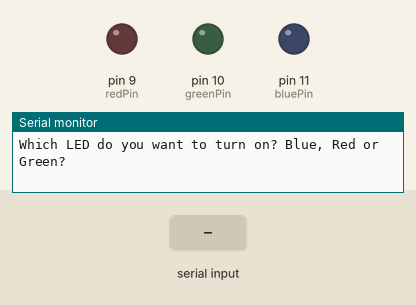
Bench run of a sketch on a simulated Arduino Uno, built with avr-gcc and run on an emulated ATmega328P. Parts: output pins drawn as LEDs (lit = HIGH), the last lines printed to the serial monitor. Inputs (shaded band) come from the test bench.

Above: at 1.2 s.
1.3 s: "red" received over Serial
At 3.5 s:
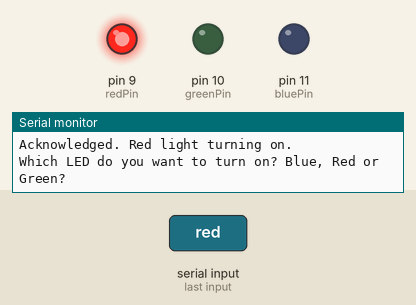
3.8 s: "green" received over Serial
At 5.5 s:
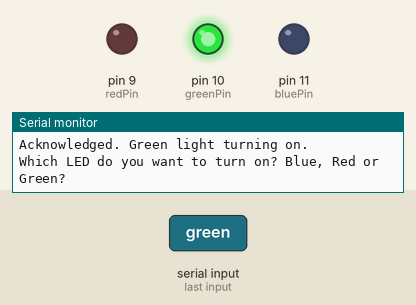
6.3 s: "blue" received over Serial
At 8.5 s:
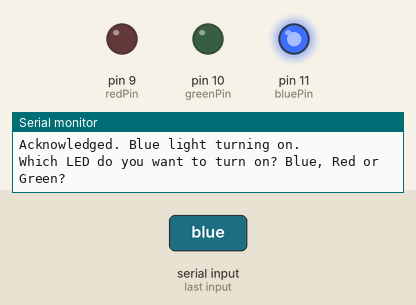
8.8 s: "all" received over Serial
At 10.4 s:
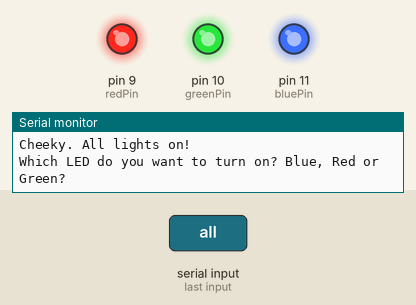
Timing chart, 0 to 11.9 s (numbered marks = the images above; inputs shaded):
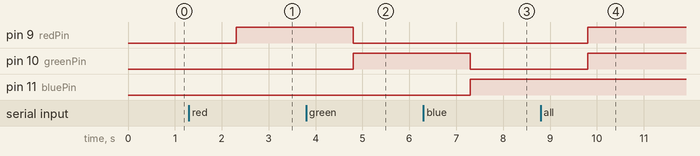

The sketch:

14b_assignment.ino
```cpp
// Assignment: ask user which light of 3 he wants to light up. Do it.

int redPin = 9;
int greenPin = 10;
int bluePin = 11;
String response;
String msg = "Which LED do you want to turn on? Blue, Red or Green? ";
String errorMsg = "Error. All lights turning off.";
String redMsg = "Acknowledged. Red light turning on.";
String greenMsg = "Acknowledged. Green light turning on.";
String blueMsg = "Acknowledged. Blue light turning on.";
String allMsg = "Cheeky. All lights on!";
String noneMsg = "Roger that. Lights off!";

void setup() {
  // put your setup code here, to run once:
Serial.begin(9600);
pinMode(redPin, OUTPUT);
pinMode(greenPin, OUTPUT);
pinMode(bluePin, OUTPUT);

}

void loop() {
  // put your main code here, to run repeatedly:
Serial.println(msg);
while (Serial.available() == 0) {
}

response=Serial.readString();
response.trim(); // NOTE: will remove leading/tailing spaces or newlines
response.toLowerCase(); // Convert user input to lowercase to avoid not reading rEd, as an example
// We could have, of course, used OR (||) but it would be more cumbersome and cover less possibilities

// Red
if (response == "red") {
  Serial.println(redMsg);
  digitalWrite(redPin, HIGH);
  digitalWrite(greenPin, LOW);
  digitalWrite(bluePin, LOW);
}
// Green
else if (response == "green") {
  Serial.println(greenMsg);
  digitalWrite(redPin, LOW);
  digitalWrite(greenPin, HIGH);
  digitalWrite(bluePin, LOW);
}
// Blue
else if (response == "blue") {
  Serial.println(blueMsg);
  digitalWrite(redPin, LOW);
  digitalWrite(greenPin, LOW);
  digitalWrite(bluePin, HIGH);
}
// No lights
else if (response == "none") {
  Serial.println(noneMsg);
  digitalWrite(redPin, LOW);
  digitalWrite(greenPin, LOW);
  digitalWrite(bluePin, LOW);
}
// All lights
else if (response == "all") {
  Serial.println(allMsg);
  digitalWrite(redPin, HIGH);
  digitalWrite(greenPin, HIGH);
  digitalWrite(bluePin, HIGH);
} else { // bad user input
  Serial.println(errorMsg);
  digitalWrite(redPin, LOW);
  digitalWrite(greenPin, LOW);
  digitalWrite(bluePin, LOW);
}
}
```

Measured:
- after the input at 1.3 s, pin 9 (redPin): LOW → HIGH after 1.0 s
- after the input at 3.8 s, pin 9 (redPin): HIGH → LOW after 1.0 s; pin 10 (greenPin): LOW → HIGH after 1.0 s
- after the input at 6.3 s, pin 10 (greenPin): HIGH → LOW after 1.0 s; pin 11 (bluePin): LOW → HIGH after 1.0 s
- after the input at 8.8 s, pin 9 (redPin), pin 10 (greenPin): LOW → HIGH after 1.0 s
